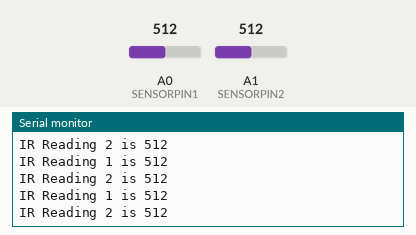
This sketch was run on a simulated Arduino Uno, built with avr-gcc and run on an emulated ATmega328P. Shown: the last lines printed to the serial monitor. The inputs (shaded band) are chosen by the test bench; at power-on: A0 (SENSORPIN1) = 512, A1 (SENSORPIN2) = 512.

Above: at 1.3 s.
1.4 s: A0 (SENSORPIN1) set to 716
At 1.82 s:
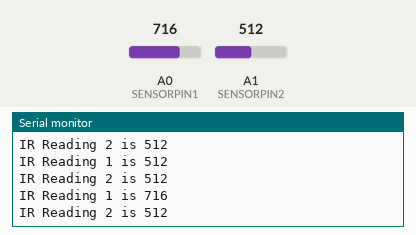
2.9 s: A1 (SENSORPIN2) set to 716
At 3.32 s:
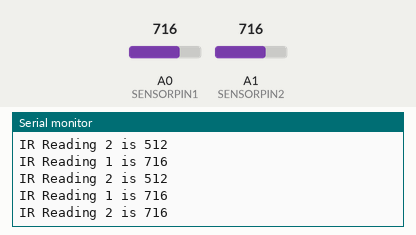
4.4 s: A0 (SENSORPIN1) set to 900
At 4.82 s:
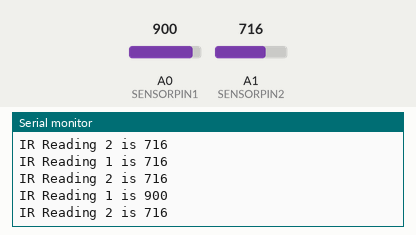
5.9 s: A1 (SENSORPIN2) set to 900
At 6.33 s:
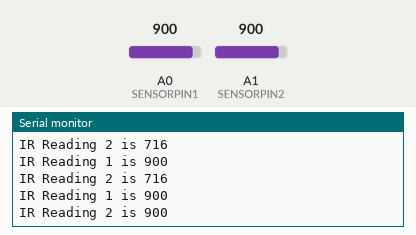
Timing chart, 0 to 8.4 s (numbered marks = the images above; inputs shaded):
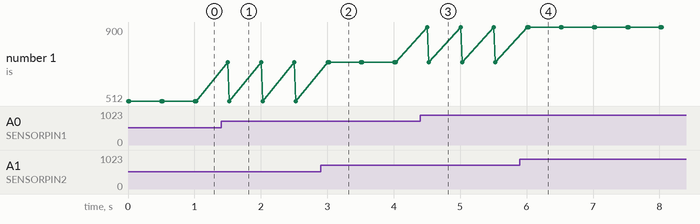

Measured:
- after the input at 1.4 s, the serial monitor: prints a new line after 0.10 s (image 1)
- after the input at 2.9 s, the serial monitor: prints a new line after 0.13 s (image 2)
- after the input at 4.4 s, the serial monitor: prints a new line after 0.11 s (image 3)
- after the input at 5.9 s, the serial monitor: prints a new line after 0.13 s (image 4)

The sketch:

IRSensorReading.ino
```cpp
#define SENSORPIN1 A0
#define SENSORPIN2 A1
#define DELAY 500

int IRvalue1,IRvalue2;
void setup() {
  pinMode(SENSORPIN1,INPUT);
  pinMode(SENSORPIN2,INPUT);

  Serial.begin(9600);
}

void loop() {
  IRvalue1 = analogRead(SENSORPIN1);
  IRvalue2 = analogRead(SENSORPIN2);

  Serial.print("IR Reading 1 is ");
  Serial.println(IRvalue1);
  Serial.print("IR Reading 2 is ");
  Serial.println(IRvalue2);
  delay(DELAY);
}
```
